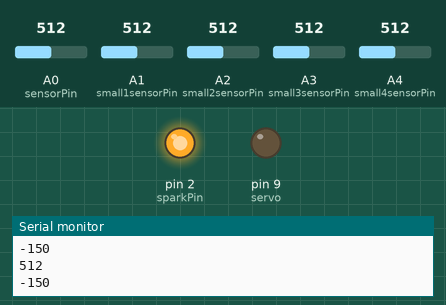
This sketch was run on a simulated Arduino Uno, built with avr-gcc and run on an emulated ATmega328P. Parts: output pins drawn as LEDs (lit = HIGH), the last lines printed to the serial monitor. The inputs (shaded band) are chosen by the test bench; at power-on: A0 (sensorPin) = 512, A1 (small1sensorPin) = 512, A2 (small2sensorPin) = 512, A3 (small3sensorPin) = 512, A4 (small4sensorPin) = 512.

Above: at 1.2 s.
1.3 s: A0 (sensorPin) set to 178
2.8 s: A0 (sensorPin) set to 159
At 3.9 s:
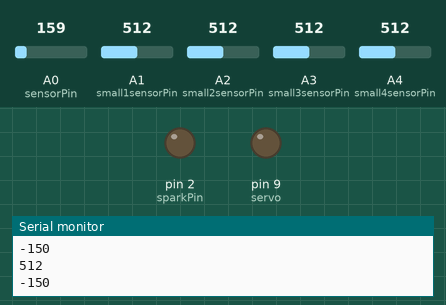
4.3 s: A0 (sensorPin) set to 180
At 5.0 s:
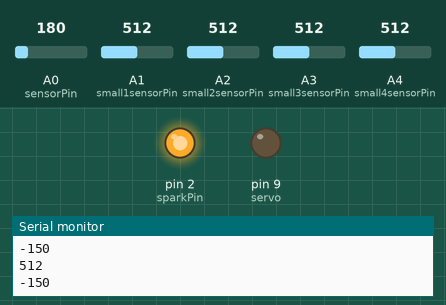
5.8 s: A0 (sensorPin) set to 160
At 6.1 s:
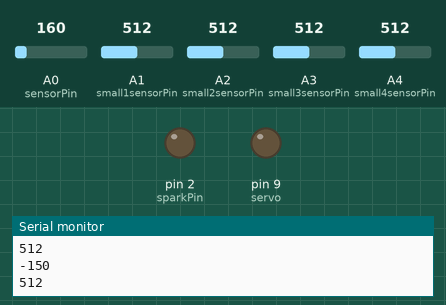
Timing chart, 0 to 8.3 s (numbered marks = the images above; inputs shaded):
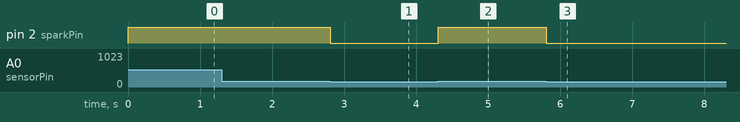

Measured:
- the behaviour switches between 171 and 170 on A0 (sensorPin) (found by bisection; images 0 and 1)
- after the input at 2.8 s, pin 2 (sparkPin): HIGH → LOW at once
- after the input at 4.3 s, pin 2 (sparkPin): LOW → HIGH at once
- after the input at 5.8 s, pin 2 (sparkPin): HIGH → LOW at once

The sketch:

PrometheusCode.ino
```cpp
#include <Servo.h>

Servo servo;

int inByte = 0;

int sensorPin = A0;

int small1sensorPin = A1;
int small2sensorPin = A2;
int small3sensorPin = A3;
int small4sensorPin = A4;

int sparkPin = 2;
int sensorValue = 0;

String output = "The angle is set to: ";

void setup() {
  servo.attach(9);
  Serial.begin(9600);
  pinMode(sparkPin, OUTPUT);
}

void loop() {
 int angle;

 sensorValue = analogRead(sensorPin);
 int small1sensorValue = analogRead(small1sensorPin);
 int small2sensorValue = analogRead(small2sensorPin);
 int small3sensorValue = analogRead(small3sensorPin);
 int small4sensorValue = analogRead(small4sensorPin);


// Serial.println(sensorValue);
// Serial.println(small1sensorValue);
 Serial.println(small1sensorValue);
// Serial.println(small3sensorValue);
// Serial.println(small4sensorValue);

   if(analogRead(sensorPin) > 170 || analogRead(sensorPin) < 100) {
     digitalWrite(sparkPin, HIGH);
//     Serial.println("ON");
   }
   else {
     digitalWrite(sparkPin, LOW);
//     Serial.println("OFF");
   }

   int angle1 = small1sensorValue;
   int angle2 = small2sensorValue;
   int angle3 = small3sensorValue;
   int angle4 = small4sensorValue;

   int angle_avg = (angle1 + angle2 + angle3 + angle4) / 4;


   angle_avg  = map(angle, 150, 330, 0, 180);
   Serial.println(angle_avg);
   servo.write(angle);
}
```

Servo.h
```cpp
#ifndef SERVO_IS_IN
#define SERVO_IS_IN

#include <inttypes.h>
#include <wiring.h>

class Servo
{
  private:
    uint8_t pin;
    uint8_t angle;       // in degrees
    uint16_t pulse0;     // pulse width in TCNT0 counts
    uint8_t min16;       // minimum pulse, 16uS units  (default is 34)
    uint8_t max16;       // maximum pulse, 16uS units, 0-4ms range (default is 150)
    class Servo *next;
    static Servo* first;
  public:
    Servo();
    uint8_t attach(int);     // attach to a pin, sets pinMode, returns 0 on failure, won't
                             // position the servo until a subsequent write() happens
    void detach();
    void write(int);         // specify the angle in degrees, 0 to 180
    uint8_t read();
    uint8_t attached();
    void setMinimumPulse(uint16_t);  // pulse length for 0 degrees in microseconds, 540uS default
    void setMaximumPulse(uint16_t);  // pulse length for 180 degrees in microseconds, 2400uS default
    static void refresh();    // must be called at least every 50ms or so to keep servo alive
                              // you can call more often, it won't happen more than once every 20ms
};

#endif
```
